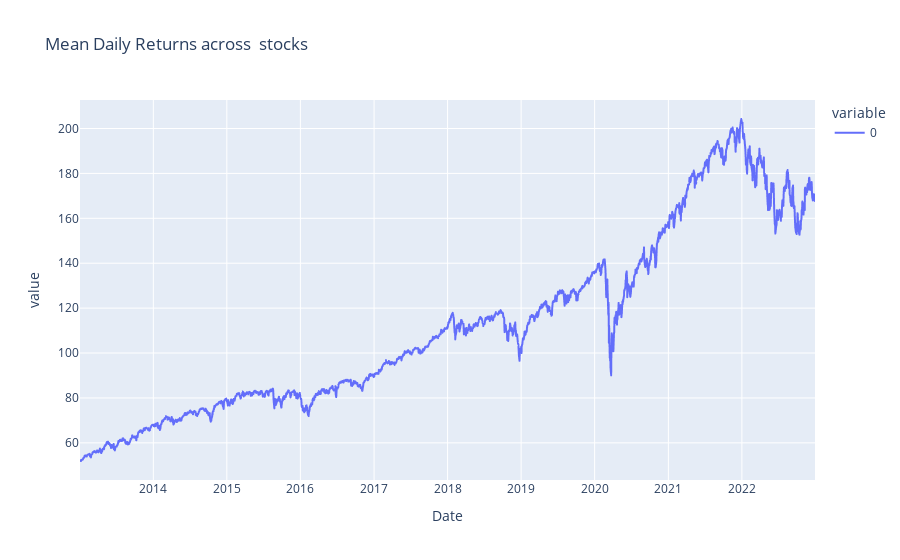

This figure's notebook cell:
### Markdown cell above
# Plotting Data

### Code cell
# Plotting mean (adj close) daily returns, averaged per day across  stocks:
df_daily_returns_clean.mean(1).plot(title='Mean Daily Returns across  stocks')

### Figure 1 — Plotly figure (JSON) as saved in the notebook; plotly's stock layout.template omitted (floating-point values rounded to 4 significant figures; data arrays with more than 128 entries replaced by an {"elided": "..."} marker saying what was removed)
{"data": [{"hovertemplate": "variable=0<br>Date=%{x}<br>value=%{y}<extra></extra>", "legendgroup": "0", "line": {"color": "#636efa", "dash": "solid"}, "marker": {"symbol": "circle"}, "mode": "lines", "name": "0", "showlegend": true, "type": "scattergl", "x": {"elided": "2518 str values"}, "xaxis": "x", "y": {"elided": "2518 float values"}, "yaxis": "y"}], "layout": {"legend": {"title": {"text": "variable"}, "tracegroupgap": 0}, "title": {"text": "Mean Daily Returns across  stocks"}, "xaxis": {"anchor": "y", "domain": [0, 1], "title": {"text": "Date"}}, "yaxis": {"anchor": "x", "domain": [0, 1], "title": {"text": "value"}}}}
